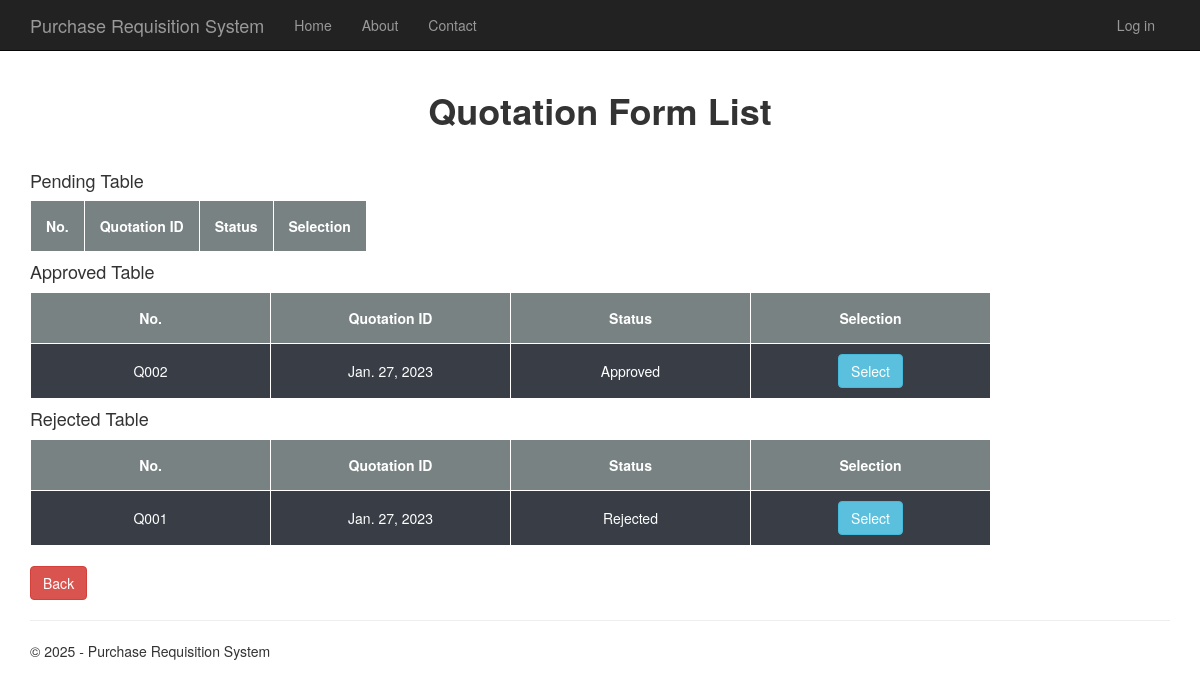
/arviewQ, run on the app's committed database.
### app/models.py (models this page shows, shortened)
class QTable(models.Model):
    quotation_ID = models.CharField(primary_key=True, max_length=10)
    purchaser_id = models.CharField(max_length=6, default=None)
    purchaser_Name = models.CharField(max_length=30)
    delv_Address = models.CharField(max_length=70)
    vendor_Name = models.CharField(max_length=50)
    vendor_Address = models.CharField(max_length=70)
    class StatusQuo(models.TextChoices):
        APPROVED = "Approved"
        REJECTED = "Rejected"
        PENDING = "Pending"
    quotation_Stats = models.TextField(
        choices = StatusQuo.choices,
        default = StatusQuo.PENDING
    )
    quotation_Date = models.DateField(default=date.today)

### app/views.py (the view)
# urls.py: re_path(r'^arviewQ$', main_views.arviewQ, name='arviewQ'),
def arviewQ(request):
    q_list = QTable.objects.all().only('quotation_ID', 'quotation_Date', 'quotation_Stats')
    context = {
        'title':'View Quotation',
        'year':datetime.now().year,
        'q_list': q_list,
    }
    return render(request, 'app/viewQ.html', context)

### app/templates/app/viewQ.html (shortened to what this page needs)
{% extends "app/layout.html" %}
{% block content %}
<div>
  <br />
  <h1 style="text-align: center"><strong>Quotation Form List</strong></h1>
  <br />
</div>
<div>
  <h4>Pending Table</h4>
  <table>
    <thead>
      <th>No.</th>
      <th>Quotation ID</th>
      <th>Status</th>
      <th>Selection</th>
    </thead>
  </table>
</div>
<div>
  <h4>Approved Table</h4>
  <table>
    <thead>
        <th>No.</th>
        <th>Quotation ID</th>
        <th>Status</th>
        <th>Selection</th>
    </thead>
    {% for q in q_list %}
    {%if q.quotation_Stats == 'Approved' %}
    <tr>
        <td>{{q.quotation_ID}}</td>
        <td>{{q.quotation_Date}}</td>
        <td>{{q.quotation_Stats}}</td>
      <td>
        <form class="margintop" action="{% url 'selectQ'%}" method="POST">
          <button
            type="submit"
            name="{{q.quotation_ID}}"
            value="{{q.quotation_ID}}"
            class="btn btn-info"
          >Select</button
          ><br />
        </form>
      </td>
    </tr>
    {%endif%}
    {% endfor %}
  </table>
</div>
<div>
  <h4>Rejected Table</h4>
  <table>
    <thead>
        <th>No.</th>
        <th>Quotation ID</th>
        <th>Status</th>
        <th>Selection</th>
    </thead>
    {% for q in q_list %}
    {%if q.quotation_Stats == 'Rejected' %}
    <tr>
        <td>{{q.quotation_ID}}</td>
        <td>{{q.quotation_Date}}</td>
        <td>{{q.quotation_Stats}}</td>
      <td>
        <form class="margintop" action="{% url 'selectQ'%}" method="POST">
          <button
            type="submit"
            name="{{q.quotation_ID}}"
            value="{{q.quotation_ID}}"
            class="btn btn-info"
            >
            Select</button
          ><br />
        </form>
      </td>
    </tr>
    {%endif%}
    {% endfor %}
  </table>
</div>
<br />
<a class="btn btn-danger btn-square buttonsize" href="/menu">Back</a>
{% endblock %}

### app/static/app/content/site.css (style rules this page uses)
body { padding-top: 50px; padding-bottom: 20px; }

### app/templates/app/viewQ.html (style rules this page uses)
table, th, td { border: none; border-collapse: collapse; border-left: 1px solid white; border-right: 1px solid white; text-align: center; padding: 10px; }
th { background-color: #798283; color: white; padding: 15px; }
tr { border: 1px solid; border-color: white; background-color: #393e46; color: white; }
tr > td { min-width: 240px; }
tr > td:first-child { min-width: 240px; }

### data on the page
QTable: quotation_ID "Q002", quotation_Date "Jan. 27, 2023", quotation_Stats "Approved"
QTable: quotation_ID "Q001", quotation_Date "Jan. 27, 2023", quotation_Stats "Rejected"
